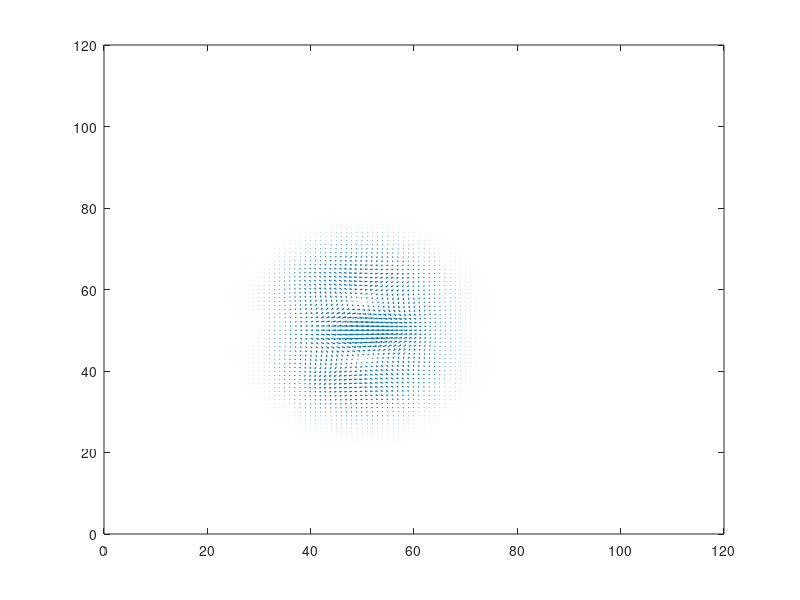

Here is the MATLAB script that generated this plot:
%
clear all;

x0=0; y0=0;
lim_inf=-5;
lim_sup=5;
step=0.1;
%%Define base u function.
N= 1 + (lim_sup-lim_inf)/step;
    for i=1:N
        x=i*step +lim_inf;
        for j=1:N
            y=j*step +lim_inf;
            u(i,j) = x*exp( -x^2 - y^2 );
        end
    end
    mesh(u);
    shading interp;
    
    for i=2:N-1
        x=i*step +lim_inf;
        for j=2:N-1
            y=j*step +lim_inf;
            dudx(i,j) = (u(i+1,j)-u(i-1,j))/(2*step);
        end
    end
    
    for i=2:N-1
        x=i*step +lim_inf;
        for j=2:N-1
            y=j*step +lim_inf;
            dudy(i,j) = (u(i,j+1)-u(i,j-1))/(2*step);
        end
    end
    
    quiver(dudx,dudy)